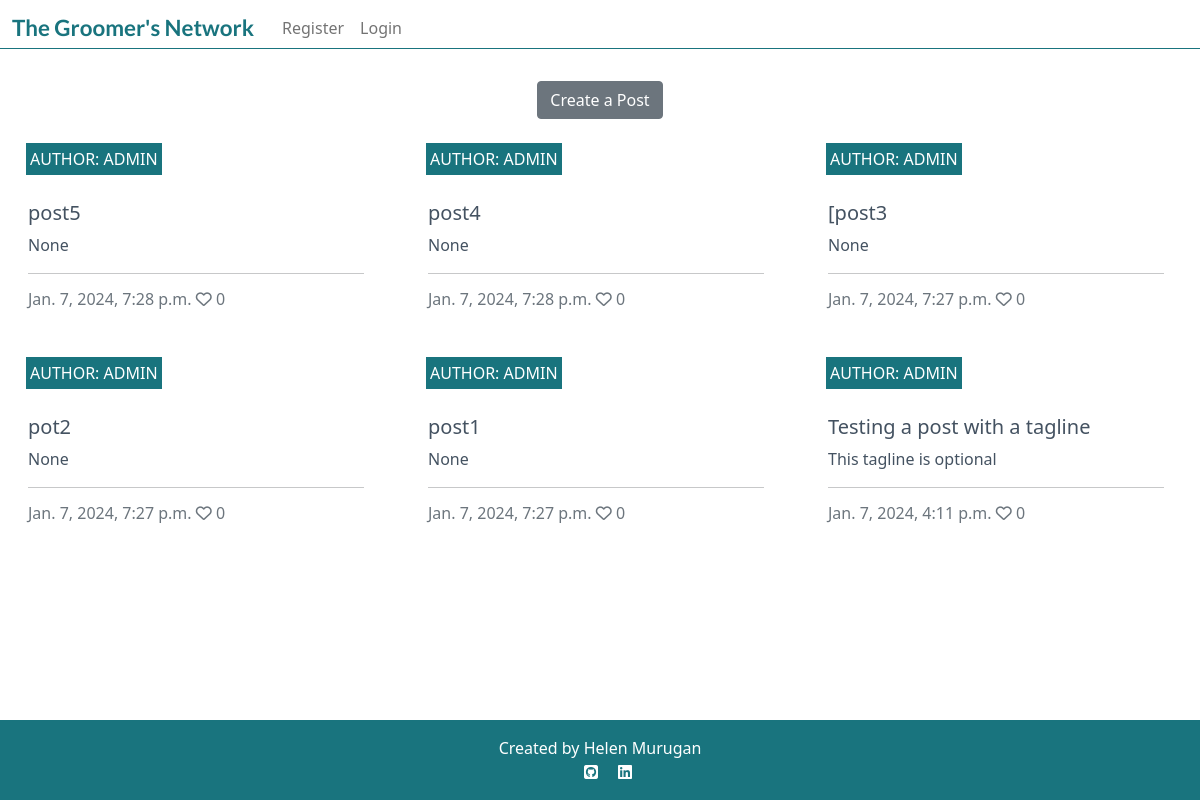
The app's page /posts/, older data.
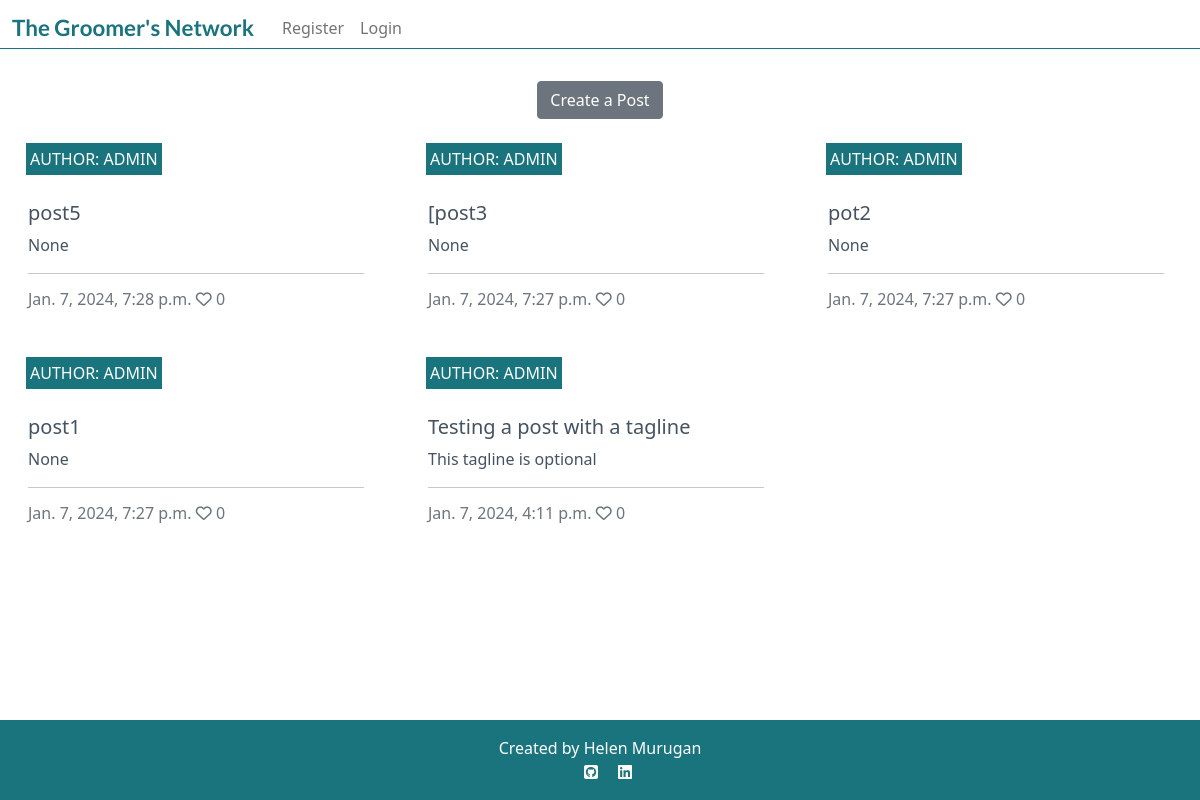
The same page, newer data.
### post/models.py (models this page shows, shortened)
class Post(models.Model):
    title = models.CharField(
        max_length=150,
        verbose_name="Title",
        )
    slug = models.SlugField(
        max_length=150,
        unique=True
        )
    author = models.ForeignKey(
        User,
        on_delete=models.CASCADE,
        related_name="post_posts"
    )
    content = models.TextField(
        blank=False,
        null=False,
    )
    featured_image = CloudinaryField(
        'image',
        default='placeholder',
        blank=True,
        null=True,
        )
    tagline = models.CharField(
        max_length=200,
        null=True,
        blank=True,
    )
    created_on = models.DateTimeField(
        auto_now_add=True
        )
    updated_on = models.DateTimeField(
        auto_now=True
        )
    likes = models.ManyToManyField(
        User,
        related_name='post_likes',
        blank=True,
        )
    class Meta:
        ordering = ["-created_on"]
    def number_of_likes(self):
        return self.likes.count()

### post/views.py (the view)
# urls.py: path("", views.PostList.as_view(), name="home"),
class PostList(generic.ListView):
    model = Post
    queryset = Post.objects.order_by("-created_on")
    template_name = "index.html"
    paginate_by = 6

### templates/index.html (shortened to what this page needs)
{% extends "base.html" %}
{% block content %}
<div class="container-fluid">
    <div class="text-center">
        <a href="{% url 'post_create' %}" class="btn btn-secondary mt-4">Create a Post</a>
    </div>
    <div class="row">
        <div class="col-12 mt-3 left">
            <div class="row">
                {% for post in post_list %}
                <div class="col-md-4">
                    <div class="card mb-4">
                        <div class="card-body">
                            <div class="image-container">
                                <div class="image-flash">
                                    <p class="author">Author: {{ post.author }}</p>
                                </div>
                            </div>
                            <a href="{% url 'post_detail' post.slug  %}" class="post-link">
                                <h5 class="card-title font-size">{{ post.title }}</h5>
                                <p class="card-text">{{ post.tagline}}</p>
                            </a>
                            <hr class="card-hr">
                            <p class="card-text text-muted h6">{{ post.created_on}} <i class="far fa-heart"></i>
                                {{ post.number_of_likes }}</p>
                        </div>
                    </div>
                </div>
                {% if forloop.counter|divisibleby:3 %}
            </div>
            <div class="row">
                {% endif %}
                {% endfor %}
            </div>
        </div>
    </div>
</div>
{%endblock%}

Row changes from the older to the newer data that the page shows:
removed Post: author "ADMIN", title "post4", tagline "None", created_on "Jan. 7, 2024, 7:28 p.m.", number_of_likes "0"
